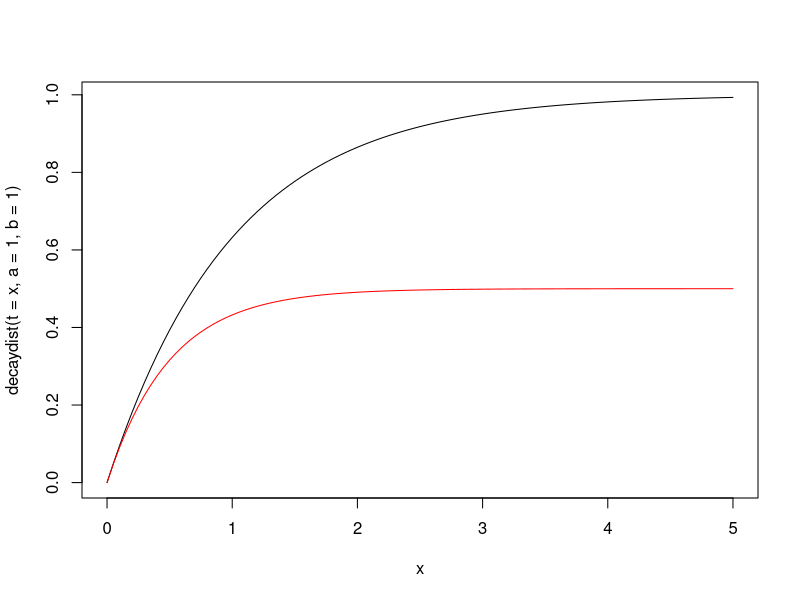
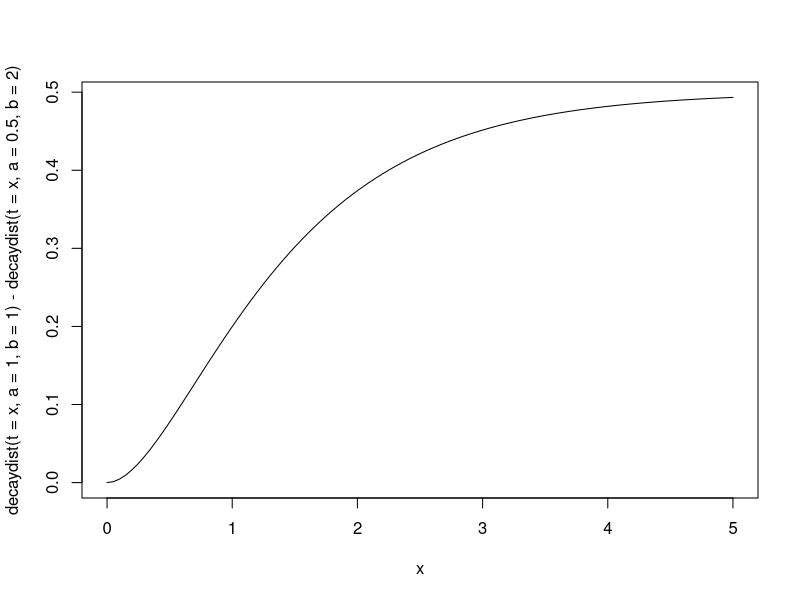
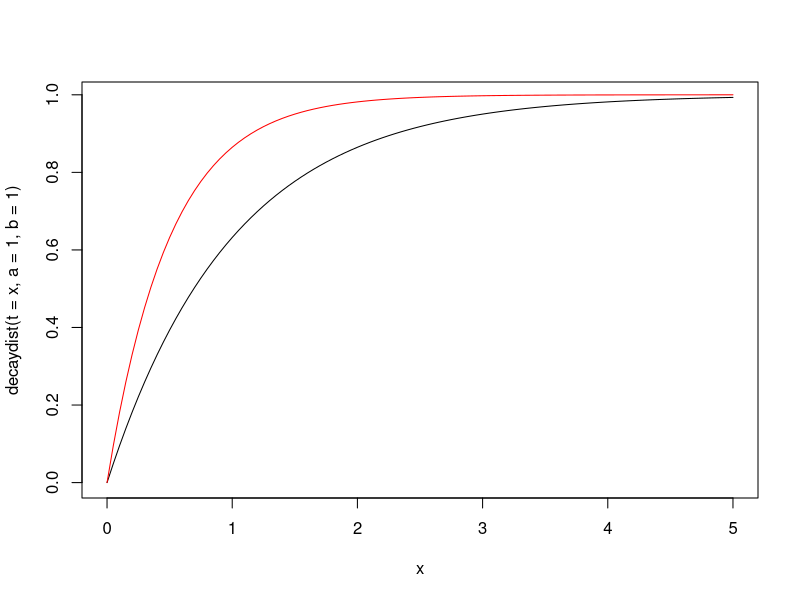

Reproduce these figures in R, in order.
# ratio of distances travelled (exponential of integral towards zero)

decaydist <- function(t,a,b){
  a * (1 - exp(-b*t))
}

curve(decaydist(t=x,a=1,b=1),xlim=c(0,5))
curve(decaydist(t=x,a=0.5,b=2),col="red",add=T)

# => similar under blue noise, but shallower DD fluctuates more under red noise
# no simple function for difference / ratio between these

curve(decaydist(t=x,a=1,b=1)-decaydist(t=x,a=0.5,b=2),xlim=c(0,5))

# Horizontal perturbations:
curve(decaydist(t=x,a=1,b=1),xlim=c(0,5))
curve(decaydist(t=x,a=0.5*2,b=2),col="red",add=T)
  # order reversed: more stable species fluctuates more